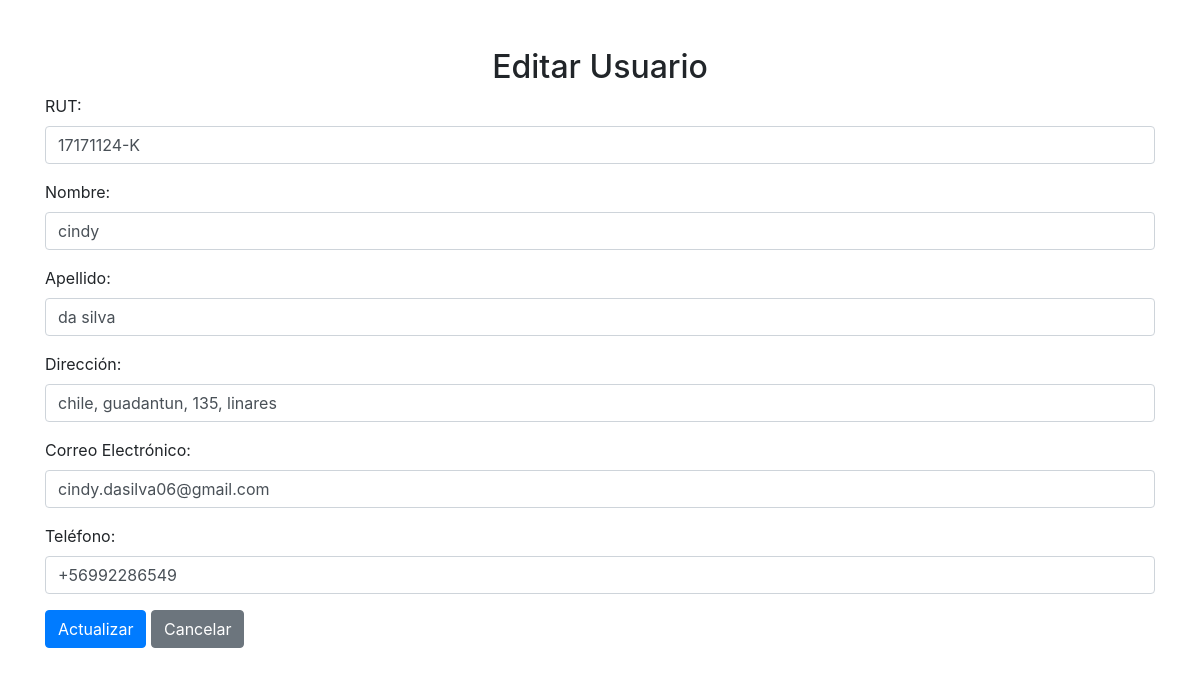
The app's page /editar.php?id=3 with its own data.
### tables this page shows
CREATE TABLE IF NOT EXISTS `clientes` (
  `id_cliente` int NOT NULL AUTO_INCREMENT,
  `rut` varchar(12) NOT NULL,
  `nombre` varchar(200) NOT NULL,
  `apellido` varchar(100) NOT NULL,
  `direccion` varchar(500) NOT NULL,
  `correo_electronico` varchar(100) NOT NULL,
  `telefono` varchar(20) NOT NULL,
  PRIMARY KEY (`id_cliente`),
  UNIQUE KEY `rut` (`rut`)
);

### editar.php (the view, shortened to what this page needs)
<?php
include 'conexion.php';
if (isset($_GET['id'])) {
    $id = $_GET['id'];
    $sql = "SELECT * FROM clientes WHERE id_cliente = ?";
    $stmt = $conexion->prepare($sql);
    $stmt->bind_param("i", $id);
    $stmt->execute();
    $resultado = $stmt->get_result();
    $usuario = $resultado->fetch_assoc();
} else {
    echo "ID de usuario no proporcionado.";
    exit;
}
?>
<!DOCTYPE html>
<html lang="es">
<head>
    <link href="https://stackpath.bootstrapcdn.com/bootstrap/4.5.2/css/bootstrap.min.css" rel="stylesheet">
</head>
<body>
    <div class="container mt-5">
        <h2 class="text-center">Editar Usuario</h2>
        <form action="editar.php?id=<?php echo $id; ?>" method="POST">
            <div class="form-group">
                <label for="rut">RUT:</label>
                <input type="text" class="form-control" id="rut" name="rut" value="<?php echo $usuario['rut']; ?>" required>
            </div>
            <div class="form-group">
                <label for="nombre">Nombre:</label>
                <input type="text" class="form-control" id="nombre" name="nombre" value="<?php echo $usuario['nombre']; ?>" required>
            </div>
            <div class="form-group">
                <label for="apellido">Apellido:</label>
                <input type="text" class="form-control" id="apellido" name="apellido" value="<?php echo $usuario['apellido']; ?>" required>
            </div>
            <div class="form-group">
                <label for="direccion">Dirección:</label>
                <input type="text" class="form-control" id="direccion" name="direccion" value="<?php echo $usuario['direccion']; ?>" required>
            </div>
            <div class="form-group">
                <label for="correo">Correo Electrónico:</label>
                <input type="email" class="form-control" id="correo" name="correo" value="<?php echo $usuario['correo_electronico']; ?>" required>
            </div>
            <div class="form-group">
                <label for="telefono">Teléfono:</label>
                <input type="tel" class="form-control" id="telefono" name="telefono" value="<?php echo $usuario['telefono']; ?>" required>
            </div>
            <button type="submit" class="btn btn-primary">Actualizar</button>
            <a href="usuarios.php" class="btn btn-secondary">Cancelar</a>
        </form>
    </div>
</body>
</html>

### records on screen
clientes: rut "17171124-K", nombre "cindy", apellido "da silva", direccion "chile, guadantun, 135, linares", correo "cindy.dasilva06@gmail.com", telefono "+56992286549"
